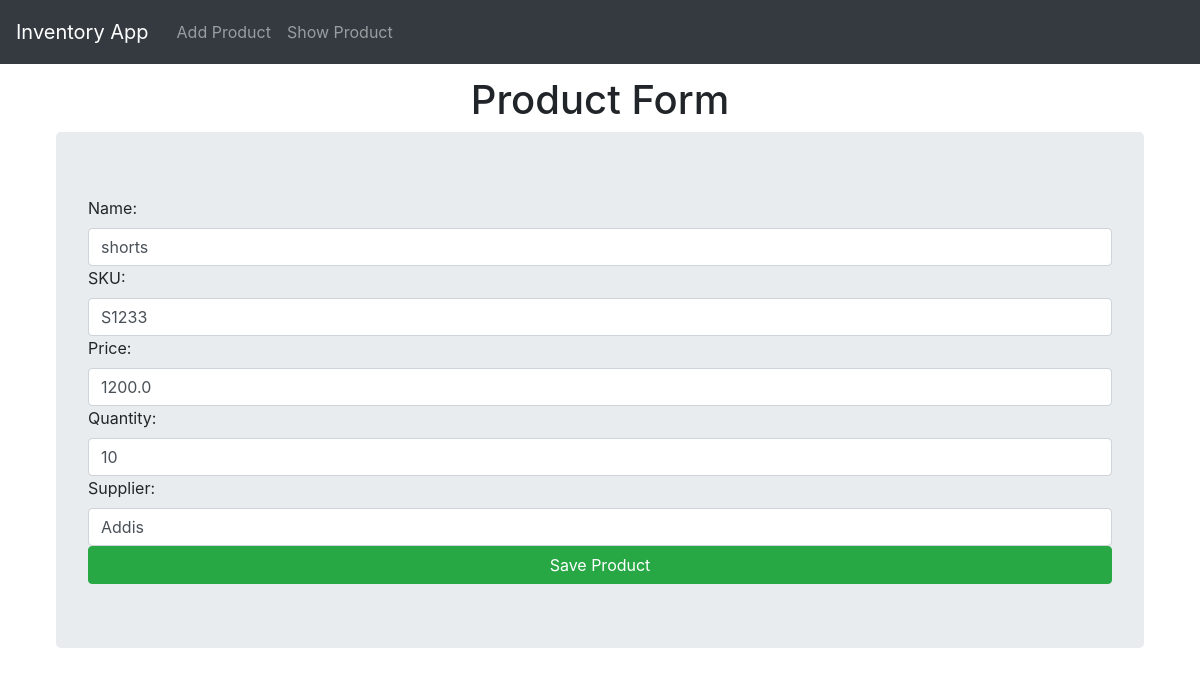
The page /update/3/ on the database its author committed.
### invApp/models.py (models this page shows, shortened)
class Product(models.Model):
    product_id = models.AutoField(primary_key=True)
    name = models.CharField(max_length=100)
    sku = models.CharField(max_length=50, unique=True)
    price = models.FloatField()
    Quantity = models.IntegerField()
    supplier = models.CharField(max_length=100)

### invApp/views.py (the view)
# urls.py: path('update/<int:product_id>/', views.Product_update_view, name = 'product_update'),
def Product_update_view(request, product_id):
    product = Product.objects.get(product_id = product_id)
    form = ProductForm(instance=product)
    if request.method == "POST":
        form = ProductForm(request.POST, instance=product)
        if form.is_valid():
            form.save()
            return redirect('product_list')
    context = {'form' : form}
    return render(request, 'invApp/product_form.html', context)

### invApp/form.py
class ProductForm(forms.ModelForm):
    class Meta:
        model = Product
        fields = '__all__'
        labels = {
            'product_id' : 'Product Id',
            'name' : 'Name',
            'sku' : 'SKU',
            'price' : 'Price',
            'quantity' : 'Quantity',
            'supplier' : 'Supplier',
        }
        widgets = {
            'product_id' : forms.NumberInput(
                attrs= {'placeholder' : 'e.g 1', 'class' : 'form-control'}),
            'name' : forms.TextInput(
                attrs= {'placeholder' : 'e.g shirt', 'class' : 'form-control'}),
            'sku' : forms.TextInput(
                attrs= {'placeholder' : 'e.g S12345', 'class' : 'form-control'}),
            'price' : forms.NumberInput(
                attrs= {'placeholder' : 'e.g 19.99', 'class' : 'form-control'}),
            'Quantity' : forms.NumberInput(
                attrs= {'class' : 'form-control'}),
            'supplier' : forms.TextInput(
                attrs= {'placeholder' : 'e.g Abc Company', 'class' : 'form-control'}),
        }

### invApp/templates/invApp/product_form.html (shortened to what this page needs)
{% extends "invApp/layout.html" %}
{% block content %}
    <h1 class="text-center">Product Form</h1>
    <form  method = "POST" action="{% url 'product_create' %}" class="jumbotron">
        {{form}}
        <button class ="btn btn-success btn-block" type ="submit">Save Product</button>
    </form>
{% endblock content %}

### invApp/templates/invApp/layout.html (style rules this page uses)
body { padding: 56px; }

### rows shown on the page
Product: name "shorts", sku "S1233", price "1200.0", Quantity "10", supplier "Addis"
